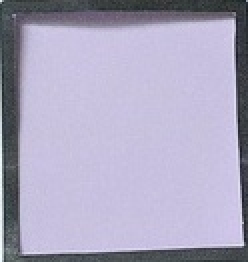
#> input picture data/processed/features/0215/1001_4B_noise_7_black_box.jpg, 124 x 131 px (shown 2 times larger); its folder holds only this picture in this run
$ python extract_feature.py
#> lines starting #> are read from the running program, lines starting #| are printed output that depends on the picture
import csv
import cv2
import numpy as np
import pandas as pd
from pathlib import Path
import os
import datetime
from tqdm import tqdm  # Progress bar library

# Define ROOT_DIR
ROOT_DIR = Path(__file__).resolve().parent.parent.parent
FEATURES_DIR = ROOT_DIR / "data/processed/features/0215/"
OUTPUT_DIR = ROOT_DIR / "outputs/feature/0215"

# Ensure the output directory exists
OUTPUT_DIR.mkdir(parents=True, exist_ok=True)

def parse_filename(filename):
    """
    Extracts color code, pattern, and unique identifier from the filename.

    Args:
        filename (str): Format should be like "1002_4B_noise_34_blue_pentagon.jpg"

    Returns:
        tuple: (color_code, unique_id, pattern) or (None, None, None) if parsing fails

    Example:
        For "1002_4B_noise_34_blue_pentagon.jpg":
        - color_code = "1002_4B"
        - unique_id = "noise_34"
        - pattern = "pentagon"
    """
#> called with filename = '1001_4B_noise_7_black_box.jpg'
    # Remove file extension first
    name_without_ext = filename.split('.')[0]

    # Count total underscores to validate format
    if name_without_ext.count('_') < 4:
        print(f"Warning: Filename does not have enough underscores: {filename}")
        return None, None, None

    try:
        # Find the second underscore from left (for color_code)
        second_underscore_left = -1
        first_found = False
        for i, char in enumerate(name_without_ext):
            if char == '_':
                if first_found:
                    second_underscore_left = i
                    break
                first_found = True

        # Find the second underscore from right (for pattern)
        reversed_name = name_without_ext[::-1]
        second_underscore_right = -1
        first_found = False
        for i, char in enumerate(reversed_name):
            if char == '_':
                if first_found:
                    second_underscore_right = len(name_without_ext) - i - 1
                    break
                first_found = True

        if second_underscore_left == -1 or second_underscore_right == -1:
            print(f"Warning: Could not find required underscores in filename: {filename}")
            return None, None, None

        # Extract the three parts
        color_code = name_without_ext[:second_underscore_left]
        unique_id = name_without_ext[second_underscore_left+1:second_underscore_right]
        pattern = name_without_ext[second_underscore_right+1:]

        return color_code, unique_id, pattern

    except Exception as e:
        print(f"Error parsing filename {filename}: {str(e)}")
        return None, None, None

def feature(image_path):
    """
    Extracts the average RGB color of the center region of a 3x3 grid.
    """
    img = cv2.imread(str(image_path))
#> img is the input picture: shape (131, 124, 3); mean B, G, R 191.1, 167, 171.4
    if img is None:
        print(f"Error: Could not read image {image_path}")
        return None

    img = cv2.cvtColor(img, cv2.COLOR_BGR2RGB)  # Convert to RGB color space
    h, w, _ = img.shape  # Get image dimensions
#> h = 131; w = 124

    # Calculate the center region boundaries of the 3x3 grid
    grid_size = 3
    row_start = h // grid_size
#> row_start = 43
    row_end = 2 * (h // grid_size)
#> row_end = 86
    col_start = w // grid_size
#> col_start = 41
    col_end = 2 * (w // grid_size)
#> col_end = 82

    center_region = img[row_start:row_end, col_start:col_end]  # Extract center region
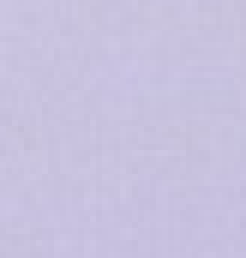
#> center_region: shape (43, 41, 3) (shown 6 times larger); mean R, G, B 200.1, 193.9, 222.6
    avg_color = np.mean(center_region, axis=(0, 1))  # Compute mean RGB values
#> avg_color = [200.1, 193.9, 222.6]

    return tuple(avg_color.astype(int))  # Return integer RGB values

def output(df, output_dir):
    """
    Writes extracted features to a CSV file with a timestamp.
    """
    timestamp = datetime.datetime.now().strftime("%Y%m%d_%H%M%S")
    output_file = output_dir / f"features_{timestamp}.csv"
    df.to_csv(output_file, index=False)
    print(f"✅ Feature extraction completed. Results saved to {output_file}")

if __name__ == "__main__":
    # Get all image files
    image_files = [f for f in os.listdir(FEATURES_DIR) if f.endswith(".jpg")]

    # Create DataFrame structure
    df = pd.DataFrame(columns=["color_code", "unique_id", "black_box", "red_circle", "green_triangle", "blue_pentagon"])

    # Iterate through input images with a progress bar
    for filename in tqdm(image_files, desc="Processing Images", unit="image"):
        image_path = FEATURES_DIR / filename
        color_code, unique_id, pattern = parse_filename(filename)
        feature_value = feature(image_path)
#> feature_value = (200, 193, 222)

        if feature_value is None:
            continue  # Skip images that cannot be processed

        # Check if the same color_code + unique_id already exists
        existing_row = df[(df["color_code"] == color_code) & (df["unique_id"] == unique_id)]

        if existing_row.empty:
            # If not exist, create a new row
            new_row = {"color_code": color_code, "unique_id": unique_id,
                       "black_box": None, "red_circle": None, "green_triangle": None, "blue_pentagon": None}
            new_row[pattern] = feature_value  # Only update the extracted pattern's RGB value
            df = pd.concat([df, pd.DataFrame([new_row])], ignore_index=True)
#> df = table of 1 rows and 6 columns
        else:
            # If exists, update the corresponding pattern column
            row_index = existing_row.index[0]
            df.at[row_index, pattern] = feature_value

    # Save the CSV file (with a timestamp)
    output(df, OUTPUT_DIR)
